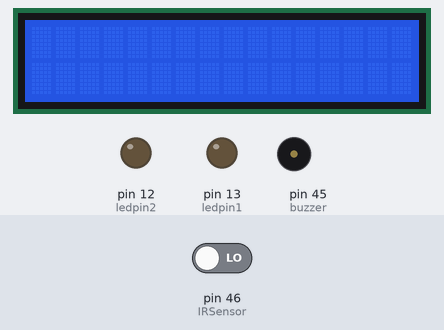
Bench run of a sketch on a simulated Arduino Mega 2560, built with avr-gcc and run on an emulated ATmega2560. On the bench: 16×2 character LCD, output pins drawn as LEDs (lit = HIGH), buzzer (waves = sounding). The test bench sets the inputs (shaded band); at power-on: pin 46 (IRSensor) LOW.

Above: at 1.2 s.
1.3 s: pin 46 (IRSensor) driven HIGH
At 2.0 s:
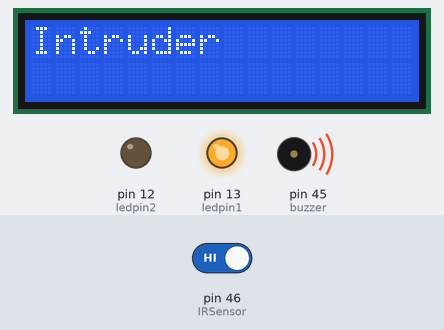
At 2.8 s:
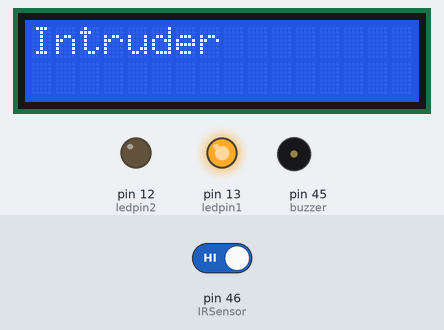
4.3 s: pin 46 (IRSensor) driven LOW
At 6.4 s:
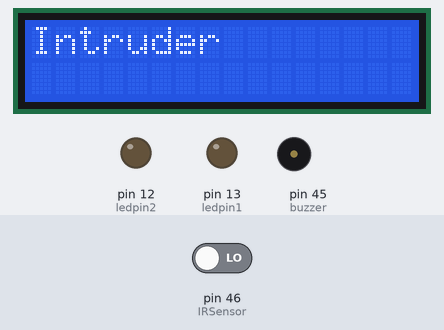
Timing chart, 0 to 7.9 s (numbered marks = the images above; inputs shaded):
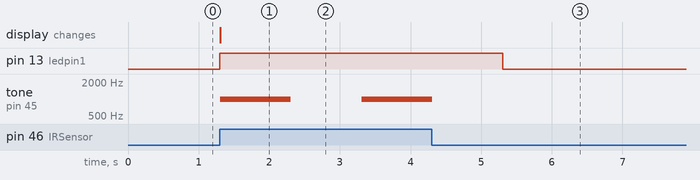

Measured:
- after the input at 1.3 s, pin 13 (ledpin1): LOW → HIGH at once; tone on pin 45 (buzzer): silent → 1000 Hz at once, → silent 1.0 s later, → 1000 Hz 1.0 s later; the display: changes at once (image 1)
- after the input at 4.3 s, pin 13 (ledpin1): HIGH → LOW after 1.0 s; tone on pin 45 (buzzer): goes on until 4.3 s, then stays silent

The sketch:

KeypadLock.ino
```cpp
#include <LiquidCrystal.h>
#include <Servo.h>
#include <Keypad.h>

LiquidCrystal lcd(47, 48, 50, 51, 52, 53);
const int buzzer = 45;
int ledpin1 = 13;
int ledpin2 = 12;


const byte ROWS = 4;
const byte COLS = 3;

byte rowPins[ROWS] = {22, 23, 24, 25};
byte colPins[COLS] = {26, 27, 28};

char keys[ROWS][COLS] = {
  {'1', '2', '3'},
  {'4', '5', '6'},
  {'7', '8', '9'},
  {'*', '0', '='},
};

Keypad keypad = Keypad(makeKeymap(keys), rowPins, colPins, ROWS, COLS);
int IRSensor = 46;
bool pass = false;
void setup() {
  // put your setup code here, to run once:
  lcd.begin(16, 2);
  Serial.begin(9600);
  pinMode(ledpin1, OUTPUT);
  pinMode(ledpin2, OUTPUT);
  pinMode(IRSensor, INPUT);
  pass = false;
  pinMode(buzzer,OUTPUT);
}

//Serial.println("Hi" + String(a));
char ch[100];
int chcount = 0;

void loop() {
  // put your main code here, to run repeatedly:

  char key = keypad.getKey(); // recieves the pressed key.
  if (key) {
    Serial.println(key);
    ch[chcount++] = key;
    if (chcount == 4) {
      if (ch[0] == '1' && ch[1] == '2' && ch[2] == '3' && ch[3] == '4') {
        pass = true;
      }
    }
  }

  int sensorStatus = digitalRead(IRSensor);

  if (sensorStatus == 1) {
    digitalWrite(ledpin1, HIGH);

    if (pass) {
      lcd.setCursor(0, 0);
      lcd.print("Welcome");
    }else{
      lcd.clear();
      lcd.setCursor(0, 0);
      lcd.print("Intruder");
      tone(buzzer,1000); // send 1KHz sound signal, sound depends on frequency
     delay(1000); // delay
     noTone(buzzer); // stop sound..
     delay(1000);
    }
  } else {
    digitalWrite(ledpin1, LOW);
  }
}
```
